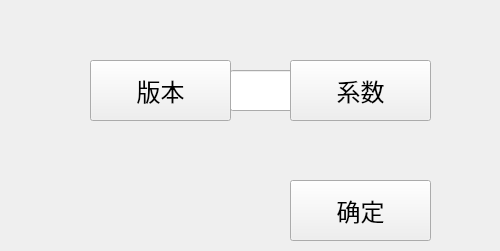
<?xml version="1.0" encoding="UTF-8"?>
<ui version="4.0">
 <class>AboutWidget</class>
 <widget class="QWidget" name="AboutWidget">
  <property name="geometry">
   <rect>
    <x>0</x>
    <y>0</y>
    <width>500</width>
    <height>251</height>
   </rect>
  </property>
  <property name="windowTitle">
   <string>Form</string>
  </property>
  <widget class="QPushButton" name="pushButton">
   <property name="geometry">
    <rect>
     <x>90</x>
     <y>60</y>
     <width>141</width>
     <height>61</height>
    </rect>
   </property>
   <property name="font">
    <font>
     <family>微软雅黑</family>
     <pointsize>18</pointsize>
    </font>
   </property>
   <property name="text">
    <string>版本</string>
   </property>
  </widget>
  <widget class="QPushButton" name="pushButton_2">
   <property name="geometry">
    <rect>
     <x>290</x>
     <y>60</y>
     <width>141</width>
     <height>61</height>
    </rect>
   </property>
   <property name="font">
    <font>
     <family>微软雅黑</family>
     <pointsize>18</pointsize>
    </font>
   </property>
   <property name="text">
    <string>系数</string>
   </property>
  </widget>
  <widget class="QPushButton" name="pushButton_3">
   <property name="geometry">
    <rect>
     <x>290</x>
     <y>180</y>
     <width>141</width>
     <height>61</height>
    </rect>
   </property>
   <property name="font">
    <font>
     <family>微软雅黑</family>
     <pointsize>18</pointsize>
    </font>
   </property>
   <property name="text">
    <string>确定</string>
   </property>
  </widget>
  <widget class="QLineEdit" name="lineEdit">
   <property name="geometry">
    <rect>
     <x>230</x>
     <y>70</y>
     <width>191</width>
     <height>41</height>
    </rect>
   </property>
   <property name="font">
    <font>
     <family>微软雅黑</family>
     <pointsize>22</pointsize>
    </font>
   </property>
  </widget>
  <widget class="QLabel" name="label">
   <property name="geometry">
    <rect>
     <x>120</x>
     <y>70</y>
     <width>101</width>
     <height>41</height>
    </rect>
   </property>
   <property name="font">
    <font>
     <family>微软雅黑</family>
     <pointsize>22</pointsize>
    </font>
   </property>
   <property name="text">
    <string>系数</string>
   </property>
  </widget>
  <widget class="QLabel" name="label_2">
   <property name="geometry">
    <rect>
     <x>30</x>
     <y>70</y>
     <width>441</width>
     <height>81</height>
    </rect>
   </property>
   <property name="font">
    <font>
     <family>微软雅黑</family>
     <pointsize>22</pointsize>
    </font>
   </property>
   <property name="text">
    <string/>
   </property>
  </widget>
  <zorder>label_2</zorder>
  <zorder>label</zorder>
  <zorder>lineEdit</zorder>
  <zorder>pushButton</zorder>
  <zorder>pushButton_2</zorder>
  <zorder>pushButton_3</zorder>
 </widget>
 <resources/>
 <connections/>
</ui>
